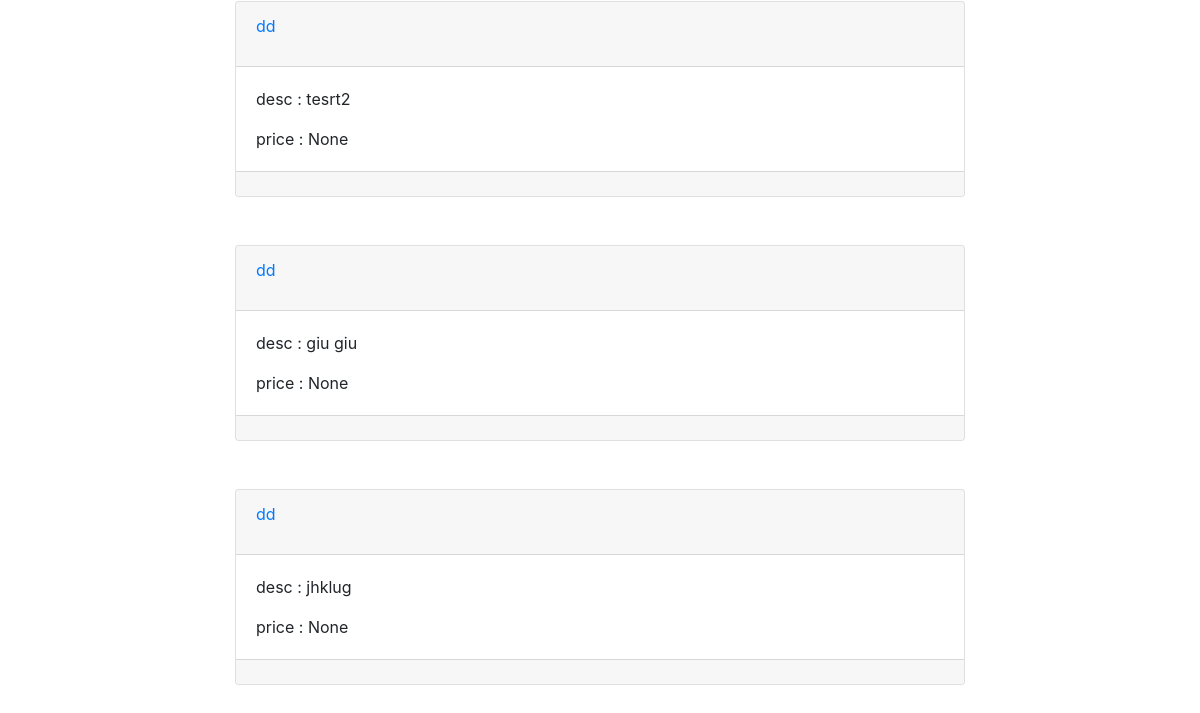
Before: /feed/ (signed in, lower part) with the older database file.
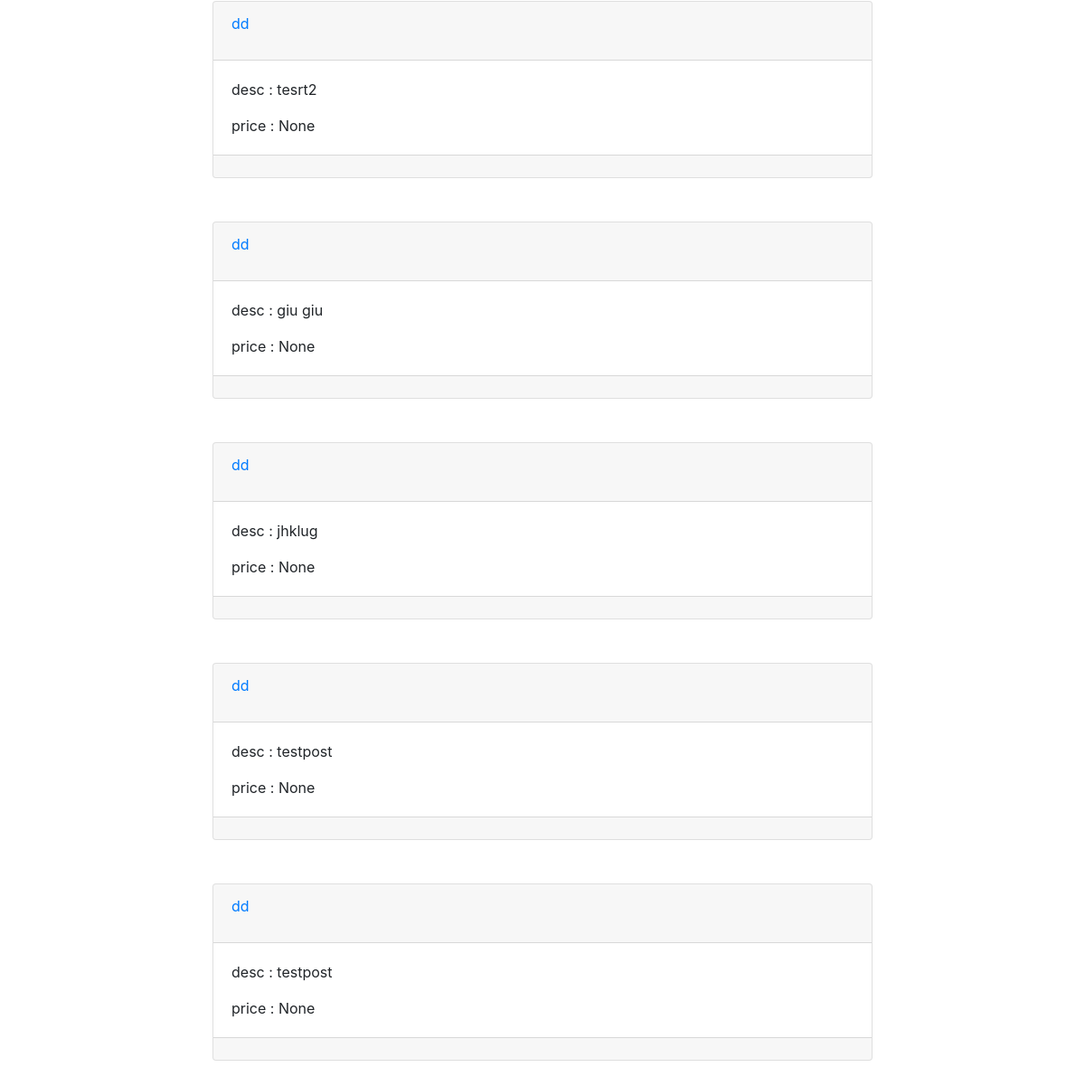
After: the same page with the newer database file.
### core/models.py (models this page shows, shortened)
class Post(models.Model):
    postby = models.ForeignKey(Service,
                               on_delete=models.CASCADE,
                               related_name="servicepost"
                               )
    postText = models.TextField(null=False, blank=False,verbose_name="post text")
    postImage = models.ImageField(upload_to="element/", null=True)
    postCreated = models.DateTimeField(auto_now=True)
    price = models.CharField(max_length=15, null=True, verbose_name="price of item",blank=True)

class Service(models.Model):
    user = models.OneToOneField(User,
                                on_delete=models.CASCADE,
                                related_name="seller")
    Service_name = models.CharField(
        verbose_name="product/service name",
        null=False,
        max_length=50,
    )
    createDate = models.DateTimeField(
        verbose_name="date and time created",
        null=False,
        auto_created=True,
        default=timezone.now
    )
    description = models.TextField(
        verbose_name="service/product description",
        null=True,
        blank=True
    )
    avi = models.ImageField(null=True, blank=True, upload_to='avatar/')
    def __str__(self):
        return self.Service_name

### core/views.py (the view)
# urls.py: path('feed/', views.userfeed, name="list_view"),
@login_required(login_url="/")
def userfeed(request):
    usersIfollow = set()
    for user in request.user.follower.all():
        usersIfollow.add(user.id)
    posts = Post.objects.all().filter(postby__in=usersIfollow)[0:25]
    return render(request, 'homepage.html', {'posts': posts})

### core/templates/homepage.html (shortened to what this page needs)
{% extends 'templates/base.html' %}
{% load ratings %}
{% block body %}
            {% for p in posts %}
                <div class="card">
                    <div class="card-header">
                        <a href="{% url 'accounts:profile' p.postby.id%}">{{ p.postby }}</a></p>
                    </div>
                    <div class="card-body">
                    <p class="card-text">desc : {{ p.postText }}</p>
                    <p class="card-text">price : {{ p.price }}</p>
                    </div>
                    <div class="card-footer">
                    </div>
                </div>
                <br>
                <br>
            {% endfor %}
{% endblock %}

Changed rows visible on the page:
added Post: postby "dd", postText "testpost", price "None"
added Post: postby "dd", postText "testpost", price "None"
